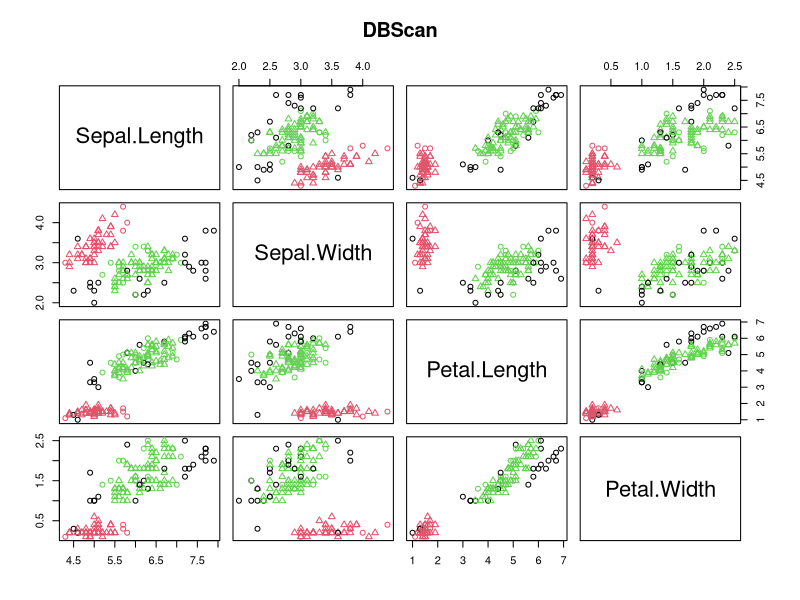

Write R code to recreate this figure.

# Loading data 
data(iris) 

# Structure 
str(iris)

# Loading package 
library(fpc) 

# Remove label form dataset 
iris_1 <- iris[-5] 

# Fitting DBScan clustering Model 
# to training dataset 
set.seed(220) # Setting seed 
Dbscan_cl <- dbscan(iris_1, eps = 0.45, MinPts = 5) 
Dbscan_cl 

# Checking cluster 
Dbscan_cl$cluster 

# Table 
table(Dbscan_cl$cluster, iris$Species) 

# Plotting Cluster 
plot(Dbscan_cl, iris_1, main = "DBScan") 
